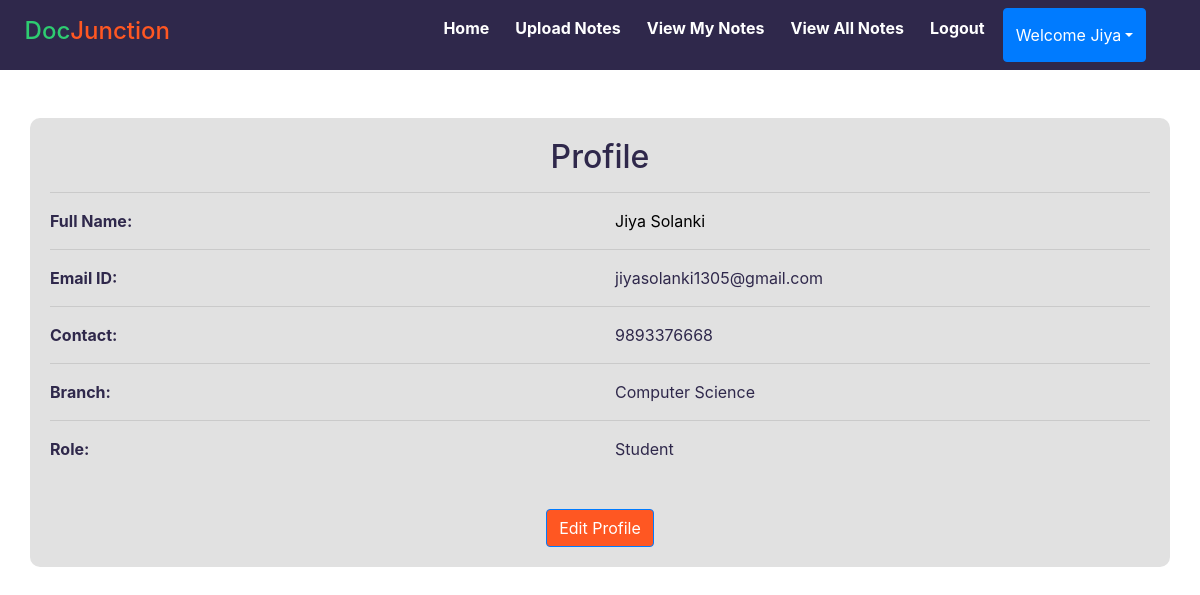
Screenshot of /profile (signed in) with the database file from the repository.
### notes/models.py (models this page shows, shortened)
class Signup(models.Model):
    user = models.ForeignKey(User,on_delete=models.CASCADE)
    contact = models.CharField(max_length=10,null=True)
    branch = models.CharField(max_length=30)
    role = models.CharField(max_length=15)

### notes/views.py (the view)
# urls.py: path('profile', profile, name='profile'),
def profile(request):
    if not request.user.is_authenticated:
        return redirect('login')
    user = User.objects.get(id=request.user.id)
    data = Signup.objects.get(user = user)
    d = {'data':data, 'user':user}
    return render(request,'profile.html',d)

### notes/templates/profile.html
{% extends 'usernavigation.html' %}
{% load static %}
{% block body %}
<div class="container mt-5" style="background-color: #e1e1e1;; padding: 20px; border-radius: 10px;">
    <h2 class="text-center" style="color: #2F284B;">Profile</h2>
    <hr>
    <div class="row">
        <div class="col-md-6">
            <b style="color: #2F284B;">Full Name:</b>
        </div>
        <div class="col-md-6" style="text-transform: capitalize; color: black;">
            {{ data.user.first_name }} {{ data.user.last_name }}
        </div>
    </div>
    <hr>
    <div class="row">
        <div class="col-md-6">
            <b style="color: #2F284B;">Email ID:</b>
        </div>
        <div class="col-md-6" style="color: #2F284B;">
            {{ data.user.username }}
        </div>
    </div>
    <hr>
    <div class="row">
        <div class="col-md-6">
            <b style="color: #2F284B;">Contact:</b>
        </div>
        <div class="col-md-6" style="color: #2F284B;">
            {{ data.contact }}
        </div>
    </div>
    <hr>
    <div class="row">
        <div class="col-md-6">
            <b style="color: #2F284B;">Branch:</b>
        </div>
        <div class="col-md-6" style="color: #2F284B;">
            {{ data.branch }}
        </div>
    </div>
    <hr>
    <div class="row">
        <div class="col-md-6">
            <b style="color: #2F284B;">Role:</b>
        </div>
        <div class="col-md-6" style="color: #2F284B;">
            {{ data.role }}
        </div>
    </div>
    <center><a href="{% url 'edit_profile' %}" class="btn btn-primary mt-5 text-center" style="background-color: #FF5722;">Edit Profile</a></center>
</div>
{% endblock %}

### notes/templates/usernavigation.html (shortened to what this page needs)
<html lang="en">
<head>
  {% load static %}
  <link rel="stylesheet" href="https://maxcdn.bootstrapcdn.com/bootstrap/4.3.1/css/bootstrap.min.css">
  <link rel="stylesheet" href="https://use.fontawesome.com/releases/v5.6.3/css/all.css"></head>
  <link rel="stylesheet" href="{% static 'css/mystyle.css' %}">
<body>
<nav class="navbar navbar-expand-sm justify-content-between" style="background-color:  #2F284B">
  <ul class="navbar-nav">
    <h4 style="padding: 1%; margin-right: 30%">
  <span style="color:  #2ECC71">Doc</span><span style="color:  #FF5722">Junction</span>
</h4>
    <li class="navbar-item"><a class="nav-link" href="{% url 'profile' %}">Home</a></li>
    <li class="navbar-item"><a class="nav-link" href="{% url 'upload_notes' %}">Upload Notes</a></li>
    <li class="navbar-item"><a class="nav-link" href="{% url 'view_mynotes' %}">View My Notes</a></li>
    <li class="navbar-item"><a class="nav-link" href="{% url 'view_all_notes' %}">View All Notes</a></li>
    <li class="navbar-item"><a class="nav-link" href="{% url 'logout' %}">Logout</a></li>
  <div class="btn-group">
      <button type="button" class="btn btn-primary dropdown-toggle" data-toggle="dropdown">Welcome {{request.user.first_name}}</button>
  </div>
  </ul>
</nav>
</body>
</html>
{% block body %}
{% endblock %}

### notes/static/css/mystyle.css (style rules this page uses)
.nav-link { color: black; }
.navbar-nav { white-space: nowrap; }
.navbar-item { display: inline-block; margin-right: 10px; }
.nav-link { padding: 8px 12px; color: white; font-weight: bold; border-radius: 10px; }

### rows the page displays
Signup: user.first_name "Jiya", user.last_name "Solanki", user.username "jiyasolanki1305@gmail.com", contact "9893376668", branch "Computer Science", role "Student"

### other values shown
{{ request.user.first_name }} "Jiya"
